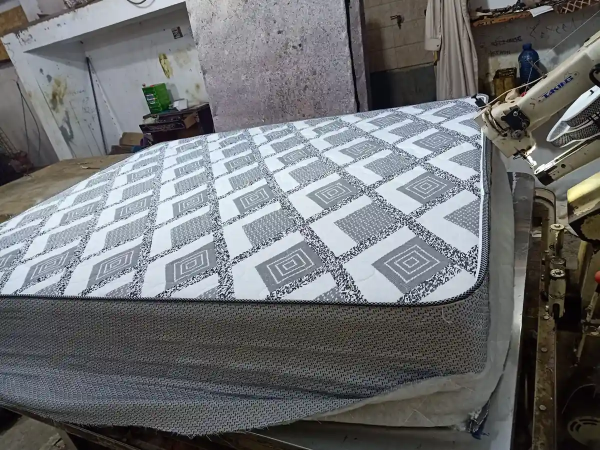
#> input picture catalog/catalog/gallery/IMG20260708181355.webp, 1200 x 900 px (shown at 1/2 size); its folder holds only this picture in this run
$ python process_upload_content.py
#> lines starting #> are read from the running program, lines starting #| are printed output that depends on the picture
#!/usr/bin/env python3
"""Process staged catalog images from upload_content into catalog/catalog."""
from __future__ import annotations

import io
import json
import os
import sys
from pathlib import Path
from PIL import Image, ImageOps

ROOT = Path(__file__).resolve().parent.parent
SOURCE_ROOT = ROOT / "upload_content"
DEST_ROOT = ROOT / "catalog" / "catalog"
FOLDERS = ("gallery", "tyby", "sosat", "soft", "sosattyby", "kavar", "me5da")
SOURCE_EXTENSIONS = {".png", ".jpg", ".jpeg", ".webp"}
TARGET_BYTES = 100_000
MAX_BYTES = 150_000
MAX_DIMENSION = 1000


def encode(image: Image.Image, quality: int) -> bytes:
    output = io.BytesIO()
    image.save(output, format="WEBP", quality=quality, method=6)
    return output.getvalue()


def convert(source: Path) -> bytes:
    with Image.open(source) as original:
#> original is the input picture: PIL image 1200x900 RGB; mean R, G, B 110, 111.8, 113.6
        image = ImageOps.exif_transpose(original)
        has_alpha = "A" in image.getbands() or "transparency" in image.info
#> has_alpha = False
        image = image.convert("RGBA" if has_alpha else "RGB")
        if max(image.size) > MAX_DIMENSION:
            scale = MAX_DIMENSION / max(image.size)
#> scale = 0.833
            size = (max(1, round(image.width * scale)), max(1, round(image.height * scale)))
#> size = (1000, 750)
            image = image.resize(size, Image.Resampling.LANCZOS)
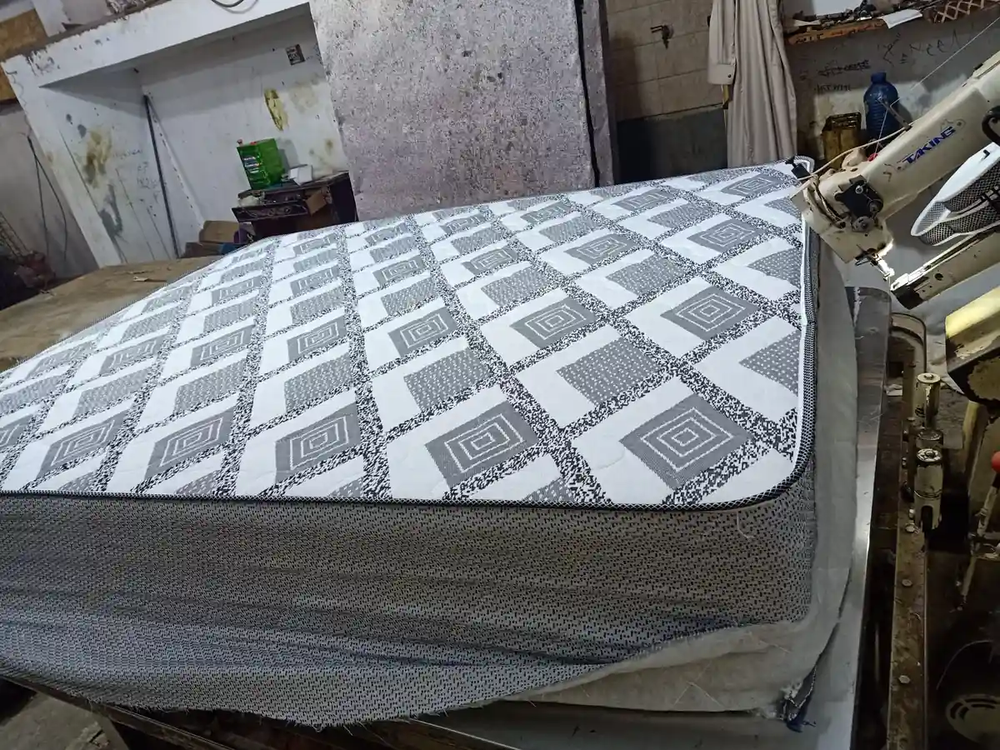
#> image: PIL image 1000x750 RGB; mean R, G, B 110, 111.8, 113.6

        best = None
        for quality in range(82, 19, -4):
            candidate = encode(image, quality)
            if best is None or abs(len(candidate) - TARGET_BYTES) < abs(len(best) - TARGET_BYTES):
                best = candidate
            if len(candidate) <= TARGET_BYTES:
                return candidate
        return best or encode(image, 35)


def valid_webp(content: bytes) -> bool:
    try:
        with Image.open(io.BytesIO(content)) as image:
            image.load()
            return image.format == "WEBP" and image.width > 0 and image.height > 0
    except Exception:
        return False


def optimize_existing_webp() -> None:
    for destination in sorted(DEST_ROOT.rglob("*.webp")):
        if destination.stat().st_size <= TARGET_BYTES:
            continue
        content = convert(destination)
        if not valid_webp(content):
            raise RuntimeError(f"Existing WebP validation failed: {destination}")
        temporary = destination.with_suffix(".webp.tmp")
        temporary.write_bytes(content)
        os.replace(temporary, destination)
        print(f"Re-optimized {destination.relative_to(ROOT)} ({len(content)} bytes)")


def write_manifest() -> None:
    manifest = {}
    for folder in FOLDERS:
        destination_dir = DEST_ROOT / folder
        manifest[folder] = sorted(
            f"catalog/{folder}/{image.name}"
            for image in destination_dir.glob("*.webp")
            if image.is_file()
        )
    manifest_path = ROOT / "catalog" / "images.json"
    manifest_path.write_text(json.dumps(manifest, ensure_ascii=False, indent=2) + "\n", encoding="utf-8")
    print(f"Wrote image manifest: {manifest_path.relative_to(ROOT)}")


def main() -> int:
    processed = 0
    for folder in FOLDERS:
        source_dir = SOURCE_ROOT / folder
        destination_dir = DEST_ROOT / folder
        destination_dir.mkdir(parents=True, exist_ok=True)
        if not source_dir.exists():
            continue
        for source in sorted(source_dir.iterdir()):
            if not source.is_file() or source.suffix.lower() not in SOURCE_EXTENSIONS:
                continue
            content = convert(source)
            if not valid_webp(content):
                raise RuntimeError(f"Conversion validation failed: {source}")
            destination = destination_dir / f"{source.stem}.webp"
            # Replace an older version with the same base name only after validation.
            for old in destination_dir.glob(f"{source.stem}.*"):
                if old != destination and old.is_file() and old.suffix.lower() in SOURCE_EXTENSIONS:
                    old.unlink()
            temporary = destination.with_suffix(".webp.tmp")
            temporary.write_bytes(content)
            os.replace(temporary, destination)
            source.unlink()
            print(f"{source.relative_to(ROOT)} -> {destination.relative_to(ROOT)} ({len(content)} bytes)")
#| catalog/catalog/gallery/IMG20260708181355.webp -> catalog/catalog/gallery/IMG20260708181355.webp (95094 bytes)
            processed += 1
    optimize_existing_webp()
    write_manifest()
    print(f"Processed {processed} image(s).")
    return 0


if __name__ == "__main__":
    raise SystemExit(main())
#> (the program exits here)
